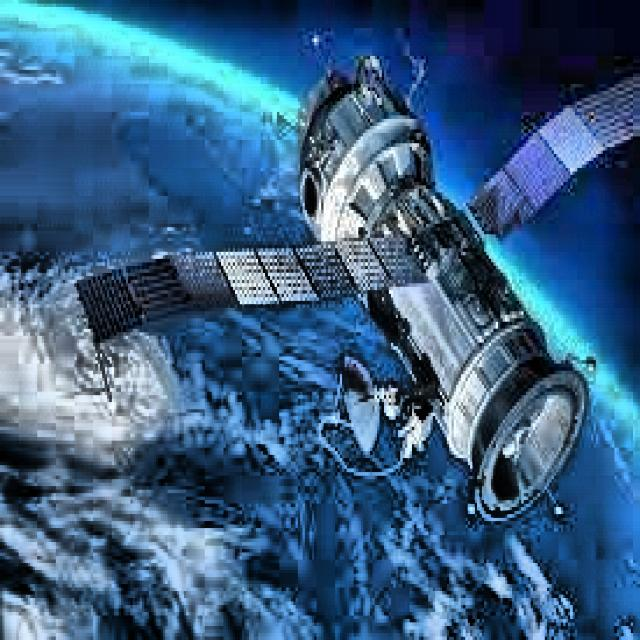
#> input picture CV/dataset/satellite_9.jpg, 640 x 640 px, found by its file name
$ python exp5.py
#> lines starting #> are read from the running program, lines starting #| are printed output that depends on the picture; after the words box and inside, x2 and y2 are one past the last pixel; in counts of white or black regions, pixels touching at a corner belong together
import cv2
import matplotlib.pyplot as plt

img = cv2.imread("/media/galdrux/galdrux_storage/sem_5/CV/dataset/satellite_9.jpg")
#> img is the input picture: shape (640, 640, 3); mean B, G, R 130, 93.8, 55.8
gray = cv2.cvtColor(img, cv2.COLOR_BGR2GRAY)
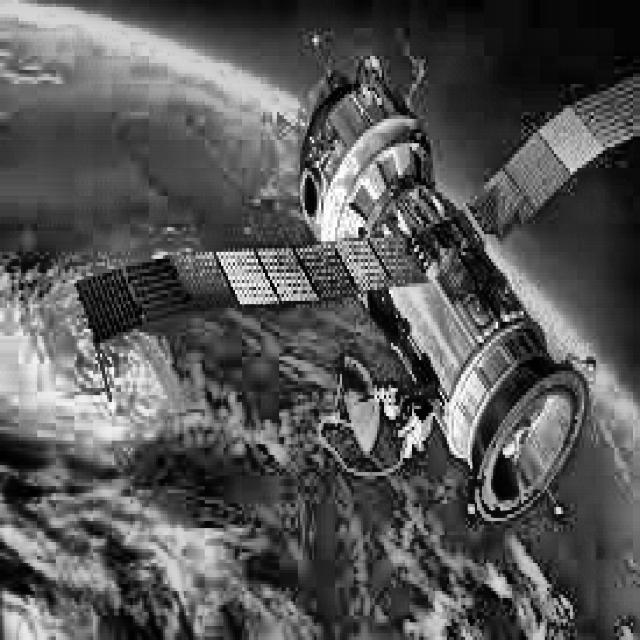
#> gray: shape (640, 640); min 0, max 255, mean 86.6

_, global_thresh = cv2.threshold(gray, 127, 255, cv2.THRESH_BINARY)
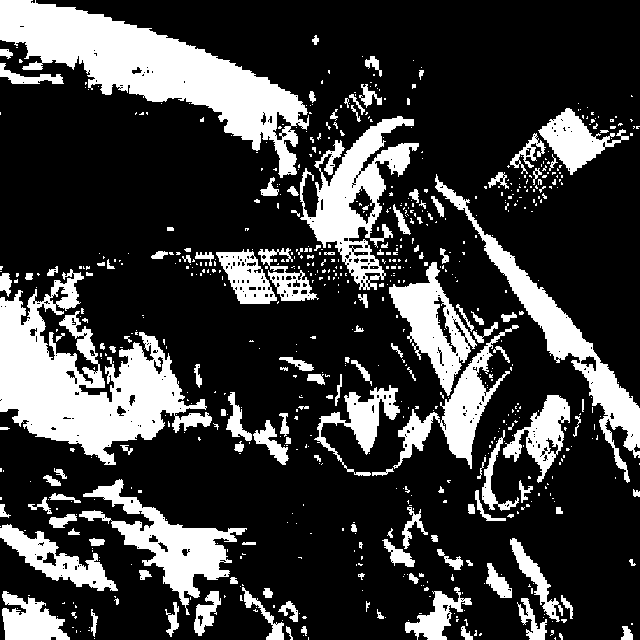
#> global_thresh: shape (640, 640); 24.1% white; 704 white regions (561 under 20 px), largest, box (x1, y1, x2, y2) and area: (0, 0, 309, 178) 18396, (0, 269, 212, 465) 17886, (300, 116, 419, 290) 7606

otsu_value, otsu_thresh = cv2.threshold(gray, 0, 255, cv2.THRESH_BINARY + cv2.THRESH_OTSU)
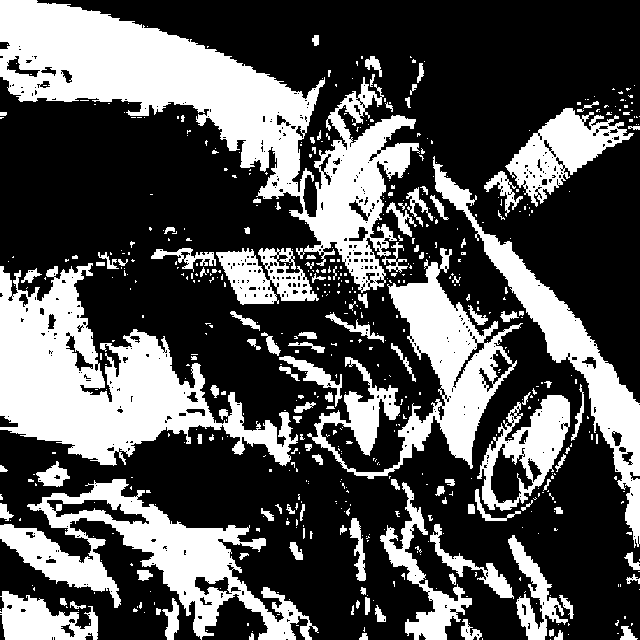
#> otsu_thresh: shape (640, 640); 33.6% white; 591 white regions (466 under 20 px), largest, box (x1, y1, x2, y2) and area: (0, 0, 420, 293) 36835, (0, 263, 298, 466) 25360, (0, 479, 319, 640) 15442
#> otsu_value = 103

mean_thresh = cv2.adaptiveThreshold(gray, 255, cv2.ADAPTIVE_THRESH_MEAN_C, cv2.THRESH_BINARY, 11, 2)
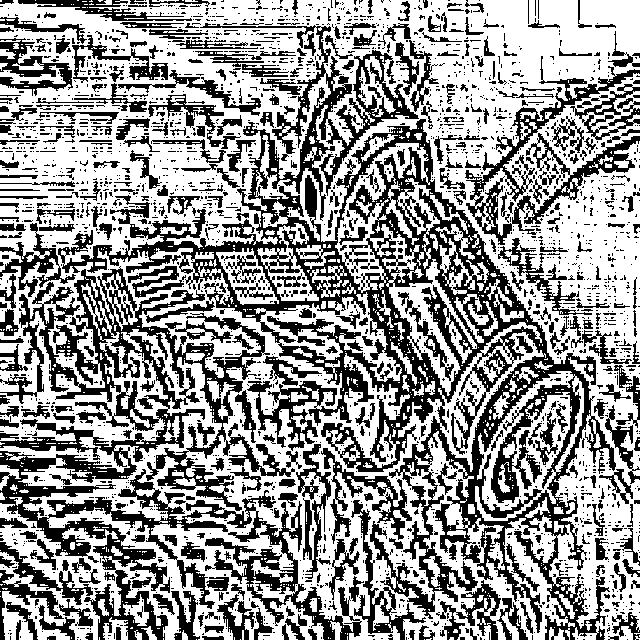
#> mean_thresh: shape (640, 640); 59.2% white; 2619 black regions (2177 under 20 px), largest, box (x1, y1, x2, y2) and area: (58, 23, 616, 640) 60344, (0, 266, 362, 640) 34469, (465, 56, 640, 245) 5776

gaussian_thresh = cv2.adaptiveThreshold(gray, 255, cv2.ADAPTIVE_THRESH_GAUSSIAN_C, cv2.THRESH_BINARY, 11, 2)
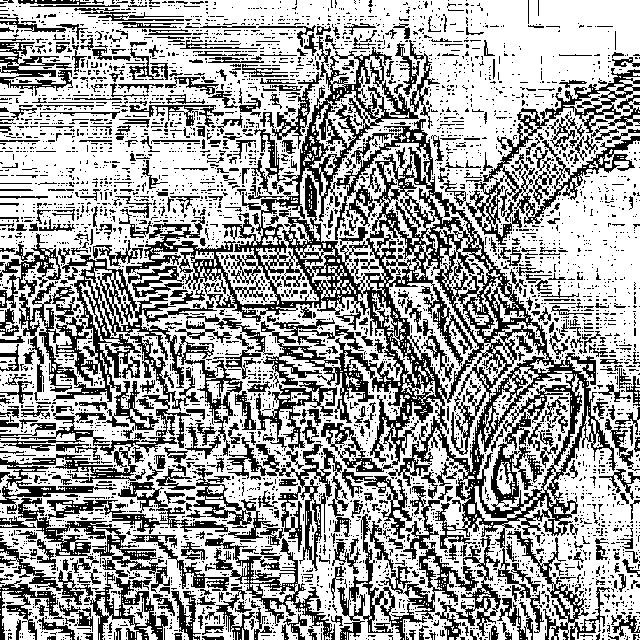
#> gaussian_thresh: shape (640, 640); 63% white; 4657 black regions (4086 under 20 px), largest, box (x1, y1, x2, y2) and area: (126, 36, 617, 633) 43850, (0, 254, 243, 514) 14637, (18, 498, 170, 593) 2732

plt.figure(figsize=(12, 8))

plt.subplot(2, 3, 1)
plt.imshow(cv2.cvtColor(img, cv2.COLOR_BGR2RGB))
plt.title("Original Image")
plt.axis("off")

plt.subplot(2, 3, 2)
plt.imshow(gray, cmap="gray")
plt.title("Grayscale Image")
plt.axis("off")

plt.subplot(2, 3, 3)
plt.imshow(global_thresh, cmap="gray")
plt.title("Global Thresholding")
plt.axis("off")

plt.subplot(2, 3, 4)
plt.imshow(otsu_thresh, cmap="gray")
plt.title(f"Otsu Thresholding (T={otsu_value:.0f})")
plt.axis("off")

plt.subplot(2, 3, 5)
plt.imshow(mean_thresh, cmap="gray")
plt.title("Mean Adaptive")
plt.axis("off")

plt.subplot(2, 3, 6)
plt.imshow(gaussian_thresh, cmap="gray")
plt.title("Gaussian Adaptive")
plt.axis("off")

plt.tight_layout()
plt.show()
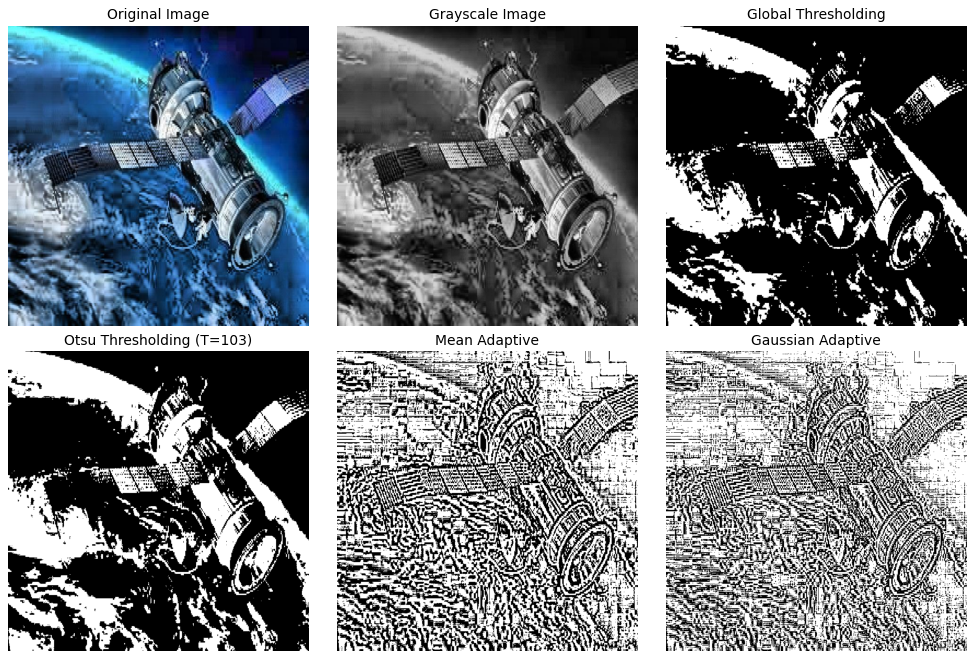
#> figure drawn by matplotlib, 6 panels
